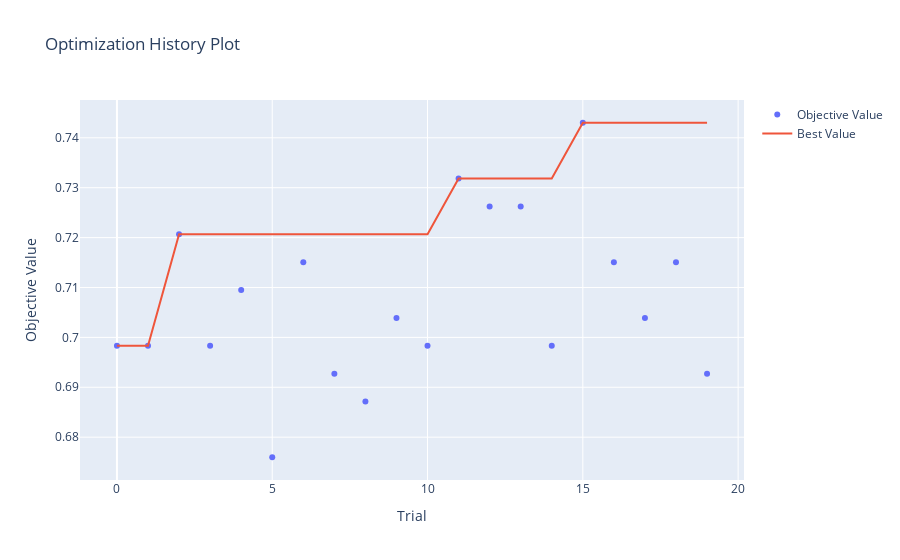

Here is the notebook cell this chart was saved with:
### Code cell
optuna.visualization.plot_optimization_history(my_study)

### Figure 1 — Plotly figure (JSON) as saved in the notebook; plotly's stock layout.template omitted (floating-point values rounded to 4 significant figures)
{"data": [{"mode": "markers", "name": "Objective Value", "type": "scatter", "x": [0, 1, 2, 3, 4, 5, 6, 7, 8, 9, 10, 11, 12, 13, 14, 15, 16, 17, 18, 19], "y": [0.6983, 0.6983, 0.7207, 0.6983, 0.7095, 0.676, 0.7151, 0.6927, 0.6872, 0.7039, 0.6983, 0.7318, 0.7263, 0.7263, 0.6983, 0.743, 0.7151, 0.7039, 0.7151, 0.6927]}, {"name": "Best Value", "type": "scatter", "x": [0, 1, 2, 3, 4, 5, 6, 7, 8, 9, 10, 11, 12, 13, 14, 15, 16, 17, 18, 19], "y": [0.6983, 0.6983, 0.7207, 0.7207, 0.7207, 0.7207, 0.7207, 0.7207, 0.7207, 0.7207, 0.7207, 0.7318, 0.7318, 0.7318, 0.7318, 0.743, 0.743, 0.743, 0.743, 0.743]}], "layout": {"title": {"text": "Optimization History Plot"}, "xaxis": {"title": {"text": "Trial"}}, "yaxis": {"title": {"text": "Objective Value"}}}}
